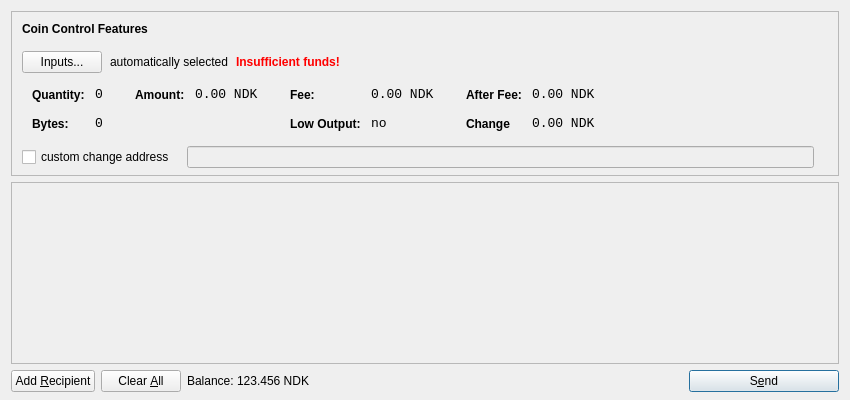
<?xml version="1.0" encoding="UTF-8"?>
<ui version="4.0">
 <class>SendCoinsDialog</class>
 <widget class="QDialog" name="SendCoinsDialog">
  <property name="geometry">
   <rect>
    <x>0</x>
    <y>0</y>
    <width>850</width>
    <height>400</height>
   </rect>
  </property>
  <property name="windowTitle">
   <string>Send Coins</string>
  </property>
  <layout class="QVBoxLayout" name="verticalLayout" stretch="0,1,0">
   <property name="bottomMargin">
    <number>8</number>
   </property>
   <item>
    <widget class="QFrame" name="frameCoinControl">
     <property name="sizePolicy">
      <sizepolicy hsizetype="Expanding" vsizetype="Expanding">
       <horstretch>0</horstretch>
       <verstretch>0</verstretch>
      </sizepolicy>
     </property>
     <property name="maximumSize">
      <size>
       <width>16777215</width>
       <height>16777215</height>
      </size>
     </property>
     <property name="frameShape">
      <enum>QFrame::StyledPanel</enum>
     </property>
     <property name="frameShadow">
      <enum>QFrame::Sunken</enum>
     </property>
     <layout class="QVBoxLayout" name="verticalLayoutCoinControl2">
      <property name="spacing">
       <number>-1</number>
      </property>
      <property name="leftMargin">
       <number>0</number>
      </property>
      <property name="topMargin">
       <number>0</number>
      </property>
      <property name="rightMargin">
       <number>0</number>
      </property>
      <property name="bottomMargin">
       <number>6</number>
      </property>
      <item>
       <layout class="QVBoxLayout" name="verticalLayoutCoinControl" stretch="0,0,0,0,1">
        <property name="spacing">
         <number>0</number>
        </property>
        <property name="leftMargin">
         <number>10</number>
        </property>
        <property name="topMargin">
         <number>10</number>
        </property>
        <item>
         <layout class="QHBoxLayout" name="horizontalLayoutCoinControl1">
          <property name="bottomMargin">
           <number>15</number>
          </property>
          <item>
           <widget class="QLabel" name="labelCoinControlFeatures">
            <property name="sizePolicy">
             <sizepolicy hsizetype="Preferred" vsizetype="Maximum">
              <horstretch>0</horstretch>
              <verstretch>0</verstretch>
             </sizepolicy>
            </property>
            <property name="font">
             <font>
              <weight>75</weight>
              <bold>true</bold>
             </font>
            </property>
            <property name="styleSheet">
             <string notr="true">font-weight:bold;</string>
            </property>
            <property name="text">
             <string>Coin Control Features</string>
            </property>
           </widget>
          </item>
         </layout>
        </item>
        <item>
         <layout class="QHBoxLayout" name="horizontalLayoutCoinControl2" stretch="0,0,0,0">
          <property name="spacing">
           <number>8</number>
          </property>
          <property name="bottomMargin">
           <number>10</number>
          </property>
          <item>
           <widget class="QPushButton" name="pushButtonCoinControl">
            <property name="styleSheet">
             <string notr="true"/>
            </property>
            <property name="text">
             <string>Inputs...</string>
            </property>
           </widget>
          </item>
          <item>
           <widget class="QLabel" name="labelCoinControlAutomaticallySelected">
            <property name="text">
             <string>automatically selected</string>
            </property>
            <property name="margin">
             <number>5</number>
            </property>
           </widget>
          </item>
          <item>
           <widget class="QLabel" name="labelCoinControlInsuffFunds">
            <property name="font">
             <font>
              <weight>75</weight>
              <bold>true</bold>
             </font>
            </property>
            <property name="styleSheet">
             <string notr="true">color:red;font-weight:bold;</string>
            </property>
            <property name="text">
             <string>Insufficient funds!</string>
            </property>
            <property name="margin">
             <number>5</number>
            </property>
           </widget>
          </item>
          <item>
           <spacer name="horizontalSpacerCoinControl">
            <property name="orientation">
             <enum>Qt::Horizontal</enum>
            </property>
            <property name="sizeHint" stdset="0">
             <size>
              <width>40</width>
              <height>1</height>
             </size>
            </property>
           </spacer>
          </item>
         </layout>
        </item>
        <item>
         <widget class="QWidget" name="widgetCoinControl" native="true">
          <property name="sizePolicy">
           <sizepolicy hsizetype="Preferred" vsizetype="Preferred">
            <horstretch>0</horstretch>
            <verstretch>0</verstretch>
           </sizepolicy>
          </property>
          <property name="minimumSize">
           <size>
            <width>0</width>
            <height>0</height>
           </size>
          </property>
          <property name="styleSheet">
           <string notr="true"/>
          </property>
          <layout class="QHBoxLayout" name="horizontalLayoutCoinControl5">
           <property name="margin">
            <number>0</number>
           </property>
           <item>
            <layout class="QHBoxLayout" name="horizontalLayoutCoinControl3" stretch="0,0,0,1">
             <property name="spacing">
              <number>20</number>
             </property>
             <property name="topMargin">
              <number>0</number>
             </property>
             <property name="bottomMargin">
              <number>10</number>
             </property>
             <item>
              <layout class="QFormLayout" name="formLayoutCoinControl1">
               <property name="horizontalSpacing">
                <number>10</number>
               </property>
               <property name="verticalSpacing">
                <number>14</number>
               </property>
               <property name="leftMargin">
                <number>10</number>
               </property>
               <property name="topMargin">
                <number>4</number>
               </property>
               <property name="rightMargin">
                <number>6</number>
               </property>
               <item row="0" column="0">
                <widget class="QLabel" name="labelCoinControlQuantityText">
                 <property name="styleSheet">
                  <string notr="true">font-weight:bold;</string>
                 </property>
                 <property name="text">
                  <string>Quantity:</string>
                 </property>
                 <property name="margin">
                  <number>0</number>
                 </property>
                </widget>
               </item>
               <item row="0" column="1">
                <widget class="QLabel" name="labelCoinControlQuantity">
                 <property name="font">
                  <font>
                   <family>Monospace</family>
                   <pointsize>10</pointsize>
                  </font>
                 </property>
                 <property name="cursor">
                  <cursorShape>IBeamCursor</cursorShape>
                 </property>
                 <property name="contextMenuPolicy">
                  <enum>Qt::ActionsContextMenu</enum>
                 </property>
                 <property name="text">
                  <string>0</string>
                 </property>
                 <property name="margin">
                  <number>0</number>
                 </property>
                 <property name="textInteractionFlags">
                  <set>Qt::LinksAccessibleByMouse|Qt::TextSelectableByKeyboard|Qt::TextSelectableByMouse</set>
                 </property>
                </widget>
               </item>
               <item row="1" column="0">
                <widget class="QLabel" name="labelCoinControlBytesText">
                 <property name="styleSheet">
                  <string notr="true">font-weight:bold;</string>
                 </property>
                 <property name="text">
                  <string>Bytes:</string>
                 </property>
                </widget>
               </item>
               <item row="1" column="1">
                <widget class="QLabel" name="labelCoinControlBytes">
                 <property name="font">
                  <font>
                   <family>Monospace</family>
                   <pointsize>10</pointsize>
                  </font>
                 </property>
                 <property name="cursor">
                  <cursorShape>IBeamCursor</cursorShape>
                 </property>
                 <property name="contextMenuPolicy">
                  <enum>Qt::ActionsContextMenu</enum>
                 </property>
                 <property name="text">
                  <string>0</string>
                 </property>
                 <property name="textInteractionFlags">
                  <set>Qt::LinksAccessibleByMouse|Qt::TextSelectableByKeyboard|Qt::TextSelectableByMouse</set>
                 </property>
                </widget>
               </item>
              </layout>
             </item>
             <item>
              <layout class="QFormLayout" name="formLayoutCoinControl2">
               <property name="horizontalSpacing">
                <number>10</number>
               </property>
               <property name="verticalSpacing">
                <number>14</number>
               </property>
               <property name="leftMargin">
                <number>6</number>
               </property>
               <property name="topMargin">
                <number>4</number>
               </property>
               <property name="rightMargin">
                <number>6</number>
               </property>
               <item row="0" column="0">
                <widget class="QLabel" name="labelCoinControlAmountText">
                 <property name="styleSheet">
                  <string notr="true">font-weight:bold;</string>
                 </property>
                 <property name="text">
                  <string>Amount:</string>
                 </property>
                 <property name="margin">
                  <number>0</number>
                 </property>
                </widget>
               </item>
               <item row="0" column="1">
                <widget class="QLabel" name="labelCoinControlAmount">
                 <property name="font">
                  <font>
                   <family>Monospace</family>
                   <pointsize>10</pointsize>
                  </font>
                 </property>
                 <property name="cursor">
                  <cursorShape>IBeamCursor</cursorShape>
                 </property>
                 <property name="contextMenuPolicy">
                  <enum>Qt::ActionsContextMenu</enum>
                 </property>
                 <property name="text">
                  <string notr="true">0.00 NDK</string>
                 </property>
                 <property name="textInteractionFlags">
                  <set>Qt::LinksAccessibleByMouse|Qt::TextSelectableByKeyboard|Qt::TextSelectableByMouse</set>
                 </property>
                </widget>
               </item>
              </layout>
             </item>
             <item>
              <layout class="QFormLayout" name="formLayoutCoinControl3">
               <property name="horizontalSpacing">
                <number>10</number>
               </property>
               <property name="verticalSpacing">
                <number>14</number>
               </property>
               <property name="leftMargin">
                <number>6</number>
               </property>
               <property name="topMargin">
                <number>4</number>
               </property>
               <property name="rightMargin">
                <number>6</number>
               </property>
               <item row="0" column="0">
                <widget class="QLabel" name="labelCoinControlFeeText">
                 <property name="styleSheet">
                  <string notr="true">font-weight:bold;</string>
                 </property>
                 <property name="text">
                  <string>Fee:</string>
                 </property>
                 <property name="margin">
                  <number>0</number>
                 </property>
                </widget>
               </item>
               <item row="0" column="1">
                <widget class="QLabel" name="labelCoinControlFee">
                 <property name="font">
                  <font>
                   <family>Monospace</family>
                   <pointsize>10</pointsize>
                  </font>
                 </property>
                 <property name="cursor">
                  <cursorShape>IBeamCursor</cursorShape>
                 </property>
                 <property name="contextMenuPolicy">
                  <enum>Qt::ActionsContextMenu</enum>
                 </property>
                 <property name="text">
                  <string notr="true">0.00 NDK</string>
                 </property>
                 <property name="textInteractionFlags">
                  <set>Qt::LinksAccessibleByMouse|Qt::TextSelectableByKeyboard|Qt::TextSelectableByMouse</set>
                 </property>
                </widget>
               </item>
               <item row="1" column="0">
                <widget class="QLabel" name="labelCoinControlLowOutputText">
                 <property name="styleSheet">
                  <string notr="true">font-weight:bold;</string>
                 </property>
                 <property name="text">
                  <string>Low Output:</string>
                 </property>
                </widget>
               </item>
               <item row="1" column="1">
                <widget class="QLabel" name="labelCoinControlLowOutput">
                 <property name="font">
                  <font>
                   <family>Monospace</family>
                   <pointsize>10</pointsize>
                  </font>
                 </property>
                 <property name="cursor">
                  <cursorShape>IBeamCursor</cursorShape>
                 </property>
                 <property name="contextMenuPolicy">
                  <enum>Qt::ActionsContextMenu</enum>
                 </property>
                 <property name="text">
                  <string>no</string>
                 </property>
                 <property name="textInteractionFlags">
                  <set>Qt::LinksAccessibleByMouse|Qt::TextSelectableByKeyboard|Qt::TextSelectableByMouse</set>
                 </property>
                </widget>
               </item>
              </layout>
             </item>
             <item>
              <layout class="QFormLayout" name="formLayoutCoinControl4">
               <property name="horizontalSpacing">
                <number>10</number>
               </property>
               <property name="verticalSpacing">
                <number>14</number>
               </property>
               <property name="leftMargin">
                <number>6</number>
               </property>
               <property name="topMargin">
                <number>4</number>
               </property>
               <property name="rightMargin">
                <number>6</number>
               </property>
               <item row="0" column="0">
                <widget class="QLabel" name="labelCoinControlAfterFeeText">
                 <property name="styleSheet">
                  <string notr="true">font-weight:bold;</string>
                 </property>
                 <property name="text">
                  <string>After Fee:</string>
                 </property>
                 <property name="margin">
                  <number>0</number>
                 </property>
                </widget>
               </item>
               <item row="0" column="1">
                <widget class="QLabel" name="labelCoinControlAfterFee">
                 <property name="font">
                  <font>
                   <family>Monospace</family>
                   <pointsize>10</pointsize>
                  </font>
                 </property>
                 <property name="cursor">
                  <cursorShape>IBeamCursor</cursorShape>
                 </property>
                 <property name="contextMenuPolicy">
                  <enum>Qt::ActionsContextMenu</enum>
                 </property>
                 <property name="text">
                  <string notr="true">0.00 NDK</string>
                 </property>
                 <property name="textInteractionFlags">
                  <set>Qt::LinksAccessibleByMouse|Qt::TextSelectableByKeyboard|Qt::TextSelectableByMouse</set>
                 </property>
                </widget>
               </item>
               <item row="1" column="0">
                <widget class="QLabel" name="labelCoinControlChangeText">
                 <property name="styleSheet">
                  <string notr="true">font-weight:bold;</string>
                 </property>
                 <property name="text">
                  <string>Change</string>
                 </property>
                </widget>
               </item>
               <item row="1" column="1">
                <widget class="QLabel" name="labelCoinControlChange">
                 <property name="font">
                  <font>
                   <family>Monospace</family>
                   <pointsize>10</pointsize>
                  </font>
                 </property>
                 <property name="cursor">
                  <cursorShape>IBeamCursor</cursorShape>
                 </property>
                 <property name="contextMenuPolicy">
                  <enum>Qt::ActionsContextMenu</enum>
                 </property>
                 <property name="text">
                  <string notr="true">0.00 NDK</string>
                 </property>
                 <property name="textInteractionFlags">
                  <set>Qt::LinksAccessibleByMouse|Qt::TextSelectableByKeyboard|Qt::TextSelectableByMouse</set>
                 </property>
                </widget>
               </item>
              </layout>
             </item>
            </layout>
           </item>
          </layout>
         </widget>
        </item>
        <item>
         <layout class="QHBoxLayout" name="horizontalLayoutCoinControl4" stretch="0,0,0">
          <property name="spacing">
           <number>12</number>
          </property>
          <property name="sizeConstraint">
           <enum>QLayout::SetDefaultConstraint</enum>
          </property>
          <property name="topMargin">
           <number>5</number>
          </property>
          <property name="rightMargin">
           <number>5</number>
          </property>
          <item>
           <widget class="QCheckBox" name="checkBoxCoinControlChange">
            <property name="text">
             <string>custom change address</string>
            </property>
           </widget>
          </item>
          <item>
           <widget class="QLineEdit" name="lineEditCoinControlChange">
            <property name="enabled">
             <bool>false</bool>
            </property>
            <property name="sizePolicy">
             <sizepolicy hsizetype="Expanding" vsizetype="Fixed">
              <horstretch>0</horstretch>
              <verstretch>0</verstretch>
             </sizepolicy>
            </property>
           </widget>
          </item>
          <item>
           <widget class="QLabel" name="labelCoinControlChangeLabel">
            <property name="sizePolicy">
             <sizepolicy hsizetype="Preferred" vsizetype="Expanding">
              <horstretch>0</horstretch>
              <verstretch>0</verstretch>
             </sizepolicy>
            </property>
            <property name="minimumSize">
             <size>
              <width>0</width>
              <height>0</height>
             </size>
            </property>
            <property name="text">
             <string/>
            </property>
            <property name="margin">
             <number>3</number>
            </property>
           </widget>
          </item>
         </layout>
        </item>
        <item>
         <spacer name="verticalSpacerCoinControl">
          <property name="orientation">
           <enum>Qt::Vertical</enum>
          </property>
          <property name="sizeHint" stdset="0">
           <size>
            <width>800</width>
            <height>1</height>
           </size>
          </property>
         </spacer>
        </item>
       </layout>
      </item>
     </layout>
    </widget>
   </item>
   <item>
    <widget class="QScrollArea" name="scrollArea">
     <property name="widgetResizable">
      <bool>true</bool>
     </property>
     <widget class="QWidget" name="scrollAreaWidgetContents">
      <property name="geometry">
       <rect>
        <x>0</x>
        <y>0</y>
        <width>830</width>
        <height>165</height>
       </rect>
      </property>
      <layout class="QVBoxLayout" name="verticalLayout_2">
       <property name="margin">
        <number>0</number>
       </property>
       <item>
        <layout class="QVBoxLayout" name="entries">
         <property name="spacing">
          <number>6</number>
         </property>
        </layout>
       </item>
       <item>
        <spacer name="verticalSpacer">
         <property name="orientation">
          <enum>Qt::Vertical</enum>
         </property>
         <property name="sizeHint" stdset="0">
          <size>
           <width>20</width>
           <height>40</height>
          </size>
         </property>
        </spacer>
       </item>
      </layout>
     </widget>
    </widget>
   </item>
   <item>
    <layout class="QHBoxLayout" name="horizontalLayout">
     <item>
      <widget class="QPushButton" name="addButton">
       <property name="toolTip">
        <string>Send to multiple recipients at once</string>
       </property>
       <property name="text">
        <string>Add &amp;Recipient</string>
       </property>
       <property name="autoDefault">
        <bool>false</bool>
       </property>
      </widget>
     </item>
     <item>
      <widget class="QPushButton" name="clearButton">
       <property name="sizePolicy">
        <sizepolicy hsizetype="Minimum" vsizetype="Fixed">
         <horstretch>0</horstretch>
         <verstretch>0</verstretch>
        </sizepolicy>
       </property>
       <property name="toolTip">
        <string>Remove all transaction fields</string>
       </property>
       <property name="text">
        <string>Clear &amp;All</string>
       </property>
       <property name="autoRepeatDelay">
        <number>300</number>
       </property>
       <property name="autoDefault">
        <bool>false</bool>
       </property>
      </widget>
     </item>
     <item>
      <layout class="QHBoxLayout" name="horizontalLayout_2">
       <property name="spacing">
        <number>3</number>
       </property>
       <item>
        <widget class="QLabel" name="label">
         <property name="sizePolicy">
          <sizepolicy hsizetype="Preferred" vsizetype="Fixed">
           <horstretch>0</horstretch>
           <verstretch>0</verstretch>
          </sizepolicy>
         </property>
         <property name="text">
          <string>Balance:</string>
         </property>
        </widget>
       </item>
       <item>
        <widget class="QLabel" name="labelBalance">
         <property name="sizePolicy">
          <sizepolicy hsizetype="Preferred" vsizetype="Fixed">
           <horstretch>0</horstretch>
           <verstretch>0</verstretch>
          </sizepolicy>
         </property>
         <property name="cursor">
          <cursorShape>IBeamCursor</cursorShape>
         </property>
         <property name="text">
          <string notr="true">123.456 NDK</string>
         </property>
         <property name="textInteractionFlags">
          <set>Qt::LinksAccessibleByMouse|Qt::TextSelectableByKeyboard|Qt::TextSelectableByMouse</set>
         </property>
        </widget>
       </item>
      </layout>
     </item>
     <item>
      <spacer name="horizontalSpacer">
       <property name="orientation">
        <enum>Qt::Horizontal</enum>
       </property>
       <property name="sizeHint" stdset="0">
        <size>
         <width>40</width>
         <height>20</height>
        </size>
       </property>
      </spacer>
     </item>
     <item>
      <widget class="QPushButton" name="sendButton">
       <property name="minimumSize">
        <size>
         <width>150</width>
         <height>0</height>
        </size>
       </property>
       <property name="toolTip">
        <string>Confirm the send action</string>
       </property>
       <property name="text">
        <string>S&amp;end</string>
       </property>
       <property name="icon">
        <iconset resource="../bitcoin.qrc">
         <normaloff>:/icons/send</normaloff>:/icons/send</iconset>
       </property>
       <property name="default">
        <bool>true</bool>
       </property>
      </widget>
     </item>
    </layout>
   </item>
  </layout>
 </widget>
 <resources>
  <include location="../bitcoin.qrc"/>
 </resources>
 <connections/>
</ui>
